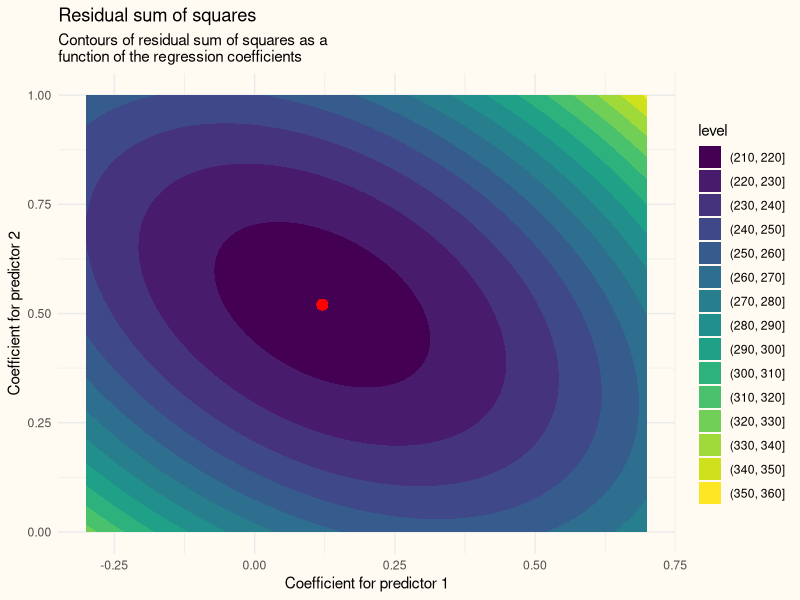
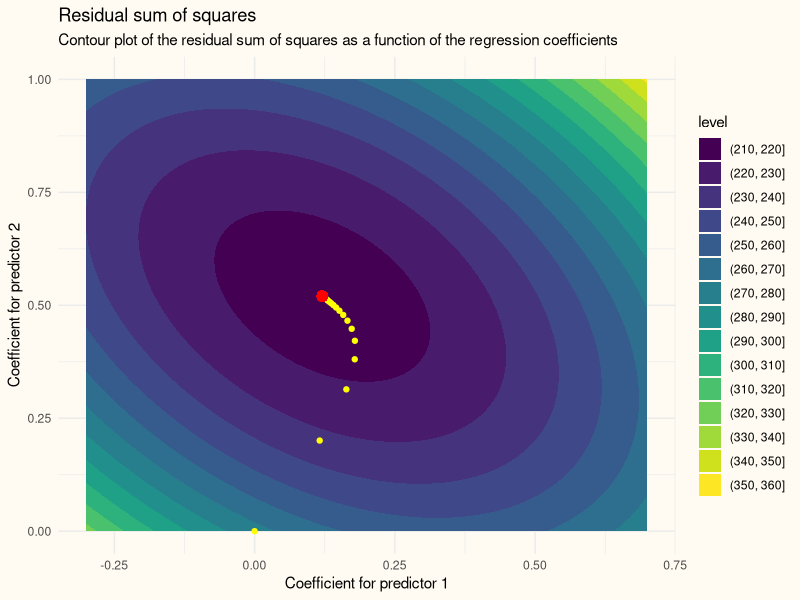

Source code (R) for these figures, in order:
## ---- chunk 1
#| label: generate-data

set.seed(42)

N <- 200                            # sample size
P <- 2                              # number of predictors
V <- 0.5 + 0.5 * diag(P)            # covariance matrix of predictors
X <- mvtnorm::rmvnorm(N, sigma = V) # generate predictors
y <- X %*% c(0.2, 0.5) + rnorm(N)   # generate response variable
## ---- chunk 2
#| label: code-ols-solve
Xd <- cbind(1, X)
## ---- chunk 3
#| label: fig-rss_contour
#| code-fold: true
#| code-summary: "Show figure code"
#| message: false
#| warning: false

library(ggplot2)
library(dplyr)

bgrid <- expand.grid(
  b1 = seq(-0.3, 0.7, length.out = 100),
  b2 = seq(0, 1, length.out = 100)
)

opt <- coef(lm(y~Xd-1))

rss <- function(b, x, y, b0) {
  yhat <- b0 + X %*% b
  sum((y - yhat)^2)
}

rss <- mutate(bgrid, rss = apply(bgrid, 1, rss, x = X, y = y, b0 = opt[1]))

ggplot(rss, aes(b1, b2, z = rss)) +
  geom_contour_filled() +
  geom_point(aes(x = opt[2], y = opt[3]), color = "red", size = 3) +
  labs(
    title = "Residual sum of squares",
    subtitle = "Contours of residual sum of squares as a 
function of the regression coefficients",
    x = "Coefficient for predictor 1",
    y = "Coefficient for predictor 2"
  ) +
  theme_minimal() +
  theme(plot.background = element_rect(fill = "#fffbf2", colour = "transparent"))
## ---- chunk 4
#| label: gradient-descent-algorithm

deriv_beta_j <- function(X, y, beta, j) {
  -2 * sum(X[,j] * (y - X %*% beta))
}

alpha <- 0.001                       # set the set-size
tol   <- 1e-8                        # tolerance for convergence
iter  <- 1                           # initialize counter
maxit <- 1000                        # set maximum number of iterations
conv  <- FALSE                       # state that we currently haven't converged
beta_matrix <- matrix(0, maxit, P+1) # initialize empty matrix for coefficients

while(!conv) {
  iter <- iter + 1
  for (j in 1:ncol(Xd)) {
    beta_matrix[iter, j] <- beta_matrix[iter-1, j] - 
      alpha * deriv_beta_j(Xd, y, beta_matrix[iter-1, ], j)
  }
  if (sum(abs(beta_matrix[iter, ] - beta_matrix[iter - 1, ])) < tol) {
    conv <- TRUE
  } 
  if (iter == maxit) {
    cat("The algorithm didn't converge")
    break
  }
}
## ---- chunk 5
#| label: gradient-descent-figure
#| warning: false
#| code-fold: true
#| code-summary: "Show figure code"

beta_matrix <- beta_matrix[1:iter, ]

ggplot(rss, aes(b1, b2, z = rss)) +
  geom_contour_filled() +
  geom_point(data = NULL, aes(x = c(beta_matrix[,2], rep(NA, 10000 - nrow(beta_matrix))), 
                              y = c(beta_matrix[,3], rep(NA, 10000 - nrow(beta_matrix)))),
             col = "yellow") +
  geom_point(aes(x = opt[2], y = opt[3]), color = "red", size = 3) +
  labs(
    title = "Residual sum of squares",
    subtitle = "Contour plot of the residual sum of squares as a function of the regression coefficients",
    x = "Coefficient for predictor 1",
    y = "Coefficient for predictor 2"
  ) +
  theme_minimal() +
  theme(plot.background = element_rect(fill = "#fffbf2", colour = "transparent"))
## ---- chunk 6
#| label: solving-normal equations

solve(t(Xd) %*% Xd) %*% t(Xd) %*% y
## ---- chunk 7
#| label: code-ols-lm
lm_fit <- lm(y ~ X)
coef(lm_fit)
## ---- chunk 8
#| label: code-ols-crossprod
solve(crossprod(Xd), crossprod(Xd, y))
## ---- chunk 9
#| label: code-qr-decomp

qr_func <- function(X) {
  # store dimensions of input matrix
  dim <- dim(X)
  # initialize empty Q matrix
  Q <- matrix(0, dim[1], dim[2])
  # note the convenient feature of Q that the zero columns don't do anything
  # initialize the first column of Q as a scaled version of the first column of X
  Q[,1] <- X[,1] / c(sqrt(crossprod(X[,1])))
  for (j in 2:dim[2]) {
    # calculate coefficients that produce X[,j] orthogonal to existing Q columns
    b <- c(crossprod(X[,j], Q[,1:(j-1)]) / apply(Q[,1:(j-1), drop = FALSE], 2, crossprod))
    # note that these coefficients are merely the unscaled covariances of X[,j] 
    # with the existing columns of Q, and by multiplying existing Q with these 
    # coefficients and subtracting these values from X, the new Q-column is 
    # uncorrelated to the existing Q-columns. 
    Q[,j] <- X[,j] - Q[,1:(j-1), drop = FALSE] %*% b
    # scale to unit length
    Q[,j] <- Q[,j] / sqrt(sum(Q[,j]^2))
  }
  # calculate R by making sure that Q^T X = R, and thus X = QR
  # we use here that Q is orthonormal, and thus Q^TQ = I
  R <- t(Q) %*% X

  list(Q = Q, R = R)
}

K <- matrix(sample(20), 5)

(qr_own <- qr_func(K))
## ---- chunk 10
#| label: qr-in-R

qr_R <- qr(K)
Q <- qr.Q(qr_R)
R <- qr.R(qr_R)
sign_R <- sign(diag(R))

all.equal(Q, qr_own$Q %*% diag(sign_R))
all.equal(R, diag(sign_R) %*% qr_own$R)
## ---- chunk 11
QR <- qr(Xd)
QTy <- t(qr.Q(QR)) %*% y
R <- qr.R(QR)

b3 <- QTy[3] / R[3,3]
b2 <- (QTy[2] - R[2,3] * b3) / R[2,2]
b1 <- (QTy[1] - R[1,2] * b2 - R[1,3] * b3) / R[1,1]

c(b1, b2, b3)
## ---- chunk 12
qr.solve(Xd, y)
## ---- chunk 13
USV <- svd(Xd)
USV$v %*% diag(1/USV$d) %*% t(USV$u) %*% y
## ---- chunk 14
USV$v %*% (crossprod(USV$u, y)/USV$d)
## ---- chunk 15
cholesky <- function(XTX) {
  dim <- dim(XTX)
  L <- matrix(0, dim[1], dim[2])
  L[1,1] <- sqrt(XTX[1,1])
  for (i in 2:dim[1]) {
    for (j in 1:(i-1)) {
      L[i,j] <- (XTX[i,j] - sum(L[i,1:j]*L[j,1:j]))/L[j,j] # 
    }
    L[i,i] <- sqrt(XTX[i,i] - sum(L[i,1:(i-1)]^2))
  }
  L
}

XTX <- crossprod(Xd)
L <- cholesky(XTX)

XTX
L %*% t(L)
## ---- chunk 16
L
t(R)
## ---- chunk 17
t(R) %*% diag(sign(diag(R)))
L
## ---- chunk 18
p <- P+1
n <- N
2*n*p^2 + 2*n*p + p^3 # directly
n*p^2 + 2*n*p + p^3/3 + 2*p # optimized and with cholesky
2*(n - p/3)*p^2 + 2*n*p + p^2 # QR
2*(n + 11/2 * p)*p^2 + 3*p^2 + 2*n*p + p # SVD
## ---- chunk 19
#| label: tbl-benchmark
#| tbl-cap: "Benchmarking different ways of calculating OLS regression coefficients with the example data."
#| echo: false

check_func <- function(target, current) {
  all.equal(target, current, check.class = FALSE, check.attributes = FALSE)
}

bench::mark(
  `lm()` = coef(lm(y ~ X)),
  `.lm.fit()` = .lm.fit(Xd, y)$coefficients,
  `solve(t(X)%*%X)%*%t(X)%*%y` = solve(t(Xd) %*% Xd) %*% t(Xd) %*% y,
  `solve(crossprod(X), crossprod(X, y))` = solve(crossprod(Xd), crossprod(Xd, y)),
  `qr.solve(X, y)` = qr.solve(Xd, y),
  svd = {USV <- svd(Xd); USV$v %*% (crossprod(USV$u, y)/USV$d)},
  chol = {cholX <- chol(crossprod(Xd)); backsolve(cholX, forwardsolve(t(cholX), crossprod(Xd, y)))},
  check = check_func,
  min_iterations = 100
) |> 
  dplyr::select(expression, min, median, `itr/sec`, `mem_alloc`) |> 
  knitr::kable() |>
  kableExtra::kable_styling(full_width = FALSE, bootstrap_options = c("striped", "hover"))
## ---- chunk 20
#| label: tbl-benchmark-large
#| tbl-cap: "Benchmarking different ways of calculating OLS regression coefficients with a somewhat larger dataset."
#| echo: false

N <- 5000
P <- 100
X <- mvtnorm::rmvnorm(
  N,
  rep(0, P),
  diag(P)
)
y <- rnorm(N)
Xd <- cbind(1, X)

bench::mark(
  `lm()` = coef(lm(y ~ X)),
  `.lm.fit()` = .lm.fit(Xd, y)$coefficients,
  `solve(t(X)%*%X)%*%t(X)%*%y` = solve(t(Xd) %*% Xd) %*% t(Xd) %*% y,
  `solve(crossprod(X), crossprod(X, y))` = solve(crossprod(Xd), crossprod(Xd, y)),
  `qr.solve(X, y)` = qr.solve(Xd, y),
  svd = {USV <- svd(Xd); USV$v %*% (crossprod(USV$u, y)/USV$d)},
  chol = {cholX <- chol(crossprod(Xd)); backsolve(cholX, forwardsolve(t(cholX), crossprod(Xd, y)))},
  check = check_func,
  min_iterations = 100
) |> 
  dplyr::select(expression, min, median, `itr/sec`, `mem_alloc`) |> 
  knitr::kable() |>
  kableExtra::kable_styling(full_width = FALSE, bootstrap_options = c("striped", "hover"))
